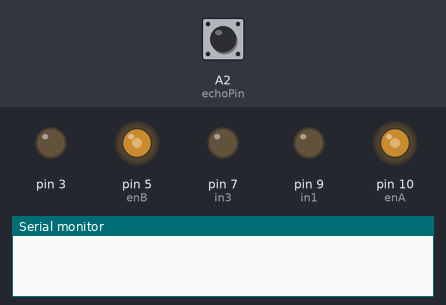
Simulated run of this sketch. Board: Arduino Uno, built with avr-gcc and run on an emulated ATmega328P. On the bench: output pins drawn as LEDs (lit = HIGH), the last lines printed to the serial monitor. Inputs (shaded band) come from the test bench; at power-on: A2 (echoPin) LOW. Pins used as bus, display or sensor lines are not drawn.

Above: at 0.1 s.
At 19.5 s:
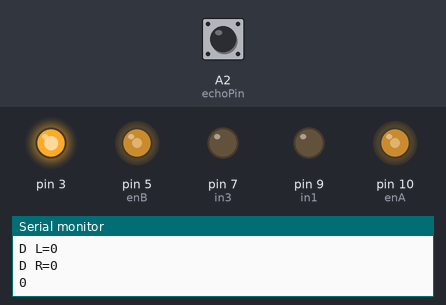
19.6 s: A2 (echoPin) pulsed HIGH 5 times (0.12 s each, 0.3 s apart)
At 26.1 s:
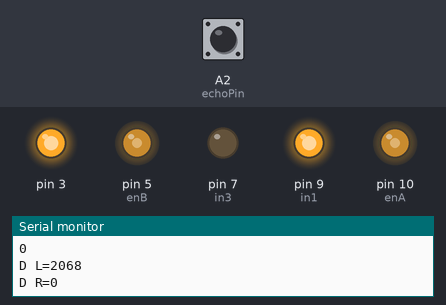
Timing chart, 0 to 28.6 s (numbered marks = the images above; inputs shaded):
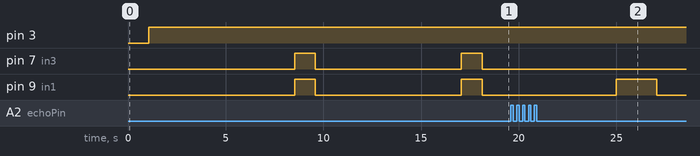

Measured:
- after the input at 19.6 s, pin 7 (in3): stays LOW (without the input it goes to HIGH after 6.0 s)
- by itself, pin 7 (in3), pin 9 (in1): alternates HIGH for 1.1 s and LOW for 7.5 s

The sketch:

Carproject.ino
```cpp
#define trigPin A3
#define echoPin A2
#define in1 9
#define in2 8
#define in3 7
#define in4 6
#define enA 10
#define enB 5
#define servo A5
char t;
int distance_F,distance_L,distance_R,Set=15;;
long int tl,tr;
void setup() {
pinMode(enA, OUTPUT);
pinMode(in1, OUTPUT);
pinMode(in2, OUTPUT);
pinMode(in3, OUTPUT);
pinMode(in4, OUTPUT);
pinMode(enB, OUTPUT);
pinMode(3, OUTPUT);
pinMode(trigPin, OUTPUT);
pinMode(echoPin, INPUT);
analogWrite(enA, 135);
analogWrite(enB, 135);
Serial.begin(9600);
}

void forward(void) {
digitalWrite(in1, LOW);
digitalWrite(in2, HIGH);
digitalWrite(in3, LOW);
digitalWrite(in4, HIGH);
}

void backward(void) {
digitalWrite(in1, HIGH);
digitalWrite(in2, LOW);
digitalWrite(in3, HIGH);
digitalWrite(in4, LOW);
}

void turnRight(void) {
digitalWrite(in1, LOW);
digitalWrite(in2, HIGH);
digitalWrite(in3, HIGH);
digitalWrite(in4, LOW);
}

void turnLeft(void) {
digitalWrite(in1, HIGH);
digitalWrite(in2, LOW);
digitalWrite(in3, LOW);
digitalWrite(in4, HIGH);
}

void Stop(void) {
digitalWrite(in1, LOW);
digitalWrite(in2, LOW);
digitalWrite(in3, LOW);
digitalWrite(in4, LOW);
digitalWrite(3,HIGH);
}

long Ultrasonic_read() {
  digitalWrite(trigPin, LOW);
  delayMicroseconds(2);
  digitalWrite(trigPin, HIGH);
  delayMicroseconds(10);
  long time = pulseIn (echoPin, HIGH);
  return time / 29 / 2;
}

void compareDistance(){
  if((distance_L <=30) && (distance_R<=30)){
    backward();
    return 0;
  }

  else if(distance_L >= distance_R){
  turnLeft();
  delay(1000);
  return 0;
  }

  else if(distance_R >= distance_L){
  turnRight();
  delay(1000);
  return 0;
   }
}

void servoPulse (int pin, int angle){
int pwm = (angle*11) + 500;
 digitalWrite(pin, HIGH);
 delayMicroseconds(pwm);
 digitalWrite(pin, LOW);
 delay(50);
}

void loop() {
delay(10);
servoPulse(servo,70);
distance_F = Ultrasonic_read();
forward();
Serial.println(distance_F);
if(distance_F <= Set){
  if(distance_F <= Set){
  Check_side();
  }
  else{
    forward();
  }
}
delay(10);
}

void Check_side(){
    Stop();
    delay(100);
 for (int angle = 70; angle <= 180; angle += 5)  {
   servoPulse(servo, angle);  }
    delay(500);
    distance_L = Ultrasonic_read();
    Serial.print("D L=");Serial.println(distance_L);
    delay(100);
  for (int angle = 180; angle >= 0; angle -= 5)  {
   servoPulse(servo, angle);  }
    delay(500);
    distance_R = Ultrasonic_read();
    Serial.print("D R=");Serial.println(distance_R);
    delay(100);
 for (int angle = 0; angle <= 70; angle += 5)  {
   servoPulse(servo, angle);  }
    delay(300);
    compareDistance();
}
```
